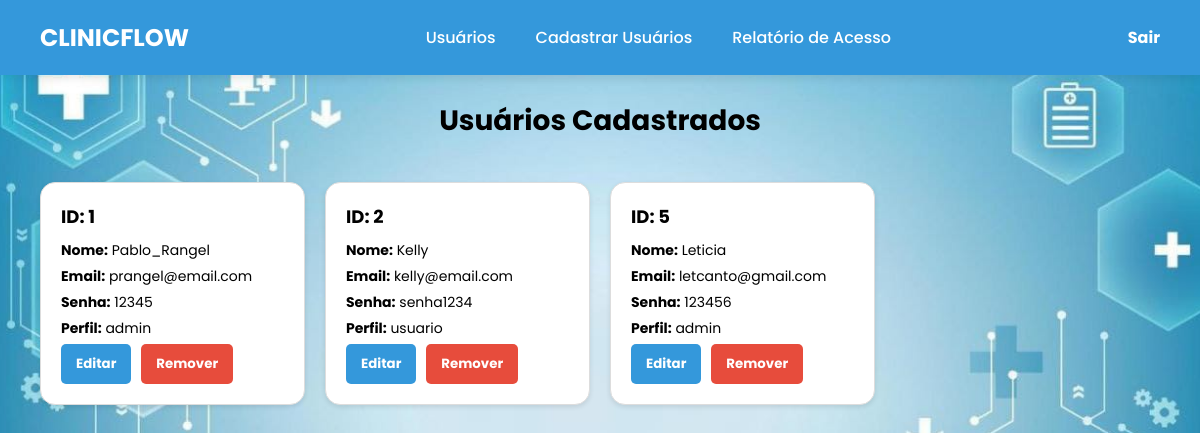
/admin/admin.php, run on the app's committed database.
### tables this page shows
CREATE TABLE `usuarios` (
  `id` int(11) NOT NULL,
  `nome` varchar(100) NOT NULL,
  `email` varchar(100) NOT NULL,
  `senha` varchar(255) NOT NULL,
  `perfil` enum('admin','usuario') DEFAULT 'usuario'
);

### admin/admin.php (the view, shortened to what this page needs)
<!DOCTYPE html>
<html lang="pt-BR">
<head>
    <link rel="stylesheet" href="admin.css">
</head>
<body>
    <header class="navbar">
        <div class="logo">ClinicFlow</div>
        <nav>
            <ul class="nav__links">
                <li><a href="/grupo10/admin/admin.php">Usuários</a></li>
                <li><a href="/grupo10/admin/new_user.html">Cadastrar Usuários</a></li>
                <li><a href="/grupo10/admin/relatorio.php">Relatório de Acesso</a></li>
            </ul>
        </nav>
        <a href="/grupo10/index.html" class="sair-btn">Sair</a>
    </header>
    <div class="container">
          <h2>Usuários Cadastrados</h2>
           <div class="usuarios-container">
       <?php
         $conn = new mysqli("localhost", "root", "", "labnorte");
         $sql = "SELECT id, nome, email, senha, perfil FROM usuarios";
          $result = $conn->query($sql);
          if ($result->num_rows > 0) {
        while ($row = $result->fetch_assoc()) {
            echo "<div class='usuario-card'>
                    <h3>ID: " . $row['id'] . "</h3>
                    <p><strong>Nome:</strong> " . $row['nome'] . "</p>
                    <p><strong>Email:</strong> " . $row['email'] . "</p>
                    <p><strong>Senha:</strong> " . $row['senha'] . "</p>
                    <p><strong>Perfil:</strong> " . $row['perfil'] . "</p>
                    <div class='usuario-actions'>
                        <form action='editar_usuario.php' method='GET'>
                            <input type='hidden' name='id' value='" . $row['id'] . "'>
                            <button type='submit' class='editar-btn'>Editar</button>
                        </form>
                        <form action='remover_usuario.php' method='POST'>
                            <input type='hidden' name='id' value='" . $row['id'] . "'>
                            <button type='submit' class='remover-btn'>Remover</button>
                        </form>
                    </div>
                  </div>";
          }
        } else {
        echo "Nenhum usuário encontrado.";
        }
      ?>
    </div>
  </div>
</body>
</html>

### admin/admin.css (style rules this page uses)
* { margin: 0; padding: 0; box-sizing: border-box; font-family: 'Poppins', sans-serif; }
html, body { height: 100%; background-color: #f4f4f4; background-image: url("/grupo10imagens/teladefundo.jpg"); background-size: cover; background-position: center; }
.navbar { background-color: #3498db; color: white; width: 100%; display: flex; justify-content: space-between; align-items: center; padding: 20px 40px; position: fixed; top: 0; left: 0; z-index: 1000; box-shadow: 0 2px 10px rgba(0, 0, 0, 0.1); }
.logo { font-size: 24px; font-weight: bold; color: white; text-transform: uppercase; }
.nav__links { list-style: none; display: flex; justify-content: center; flex: 1; }
.nav__links li { margin: 0 20px; }
.nav__links li a { font-weight: 500; font-size: 16px; color: white; text-decoration: none; transition: all 0.3s ease; }
.sair-btn { color: white; text-decoration: none; font-weight: bold; transition: color 0.3s ease; }
.container { padding: 100px 40px 20px; }
.container h2 { font-size: 28px; margin-bottom: 20px; text-align: center; }
.usuarios-container { display: grid; grid-template-columns: repeat(auto-fill, minmax(250px, 1fr)); gap: 20px; margin-top: 40px; }
.usuario-card { background-color: #fff; padding: 20px; border-radius: 15px; border: 1px solid #ddd; box-shadow: 0 2px 5px rgba(0, 0, 0, 0.1); transition: transform 0.3s ease; }
.usuario-card h3 { font-size: 18px; margin-bottom: 10px; }
.usuario-card p { font-size: 14px; margin: 5px 0; }
.usuario-card strong { font-weight: bold; }
.usuario-actions { display: flex; justify-content: flex-start; gap: 10px; }
.editar-btn { background-color: #3498db; color: white; border: none; padding: 10px 15px; border-radius: 5px; cursor: pointer; font-weight: bold; transition: background-color 0.3s ease; }
.remover-btn { background-color: #e74c3c; color: white; border: none; padding: 10px 15px; border-radius: 5px; cursor: pointer; font-weight: bold; transition: background-color 0.3s ease; }

### data on the page
usuarios: id "1", nome "Pablo_Rangel", email "prangel@email.com", senha "12345", perfil "admin"
usuarios: id "2", nome "Kelly", email "kelly@email.com", senha "senha1234", perfil "usuario"
usuarios: id "5", nome "Leticia", email "letcanto@gmail.com", senha "123456", perfil "admin"
